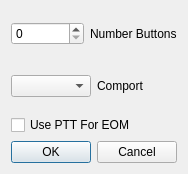
<?xml version="1.0" encoding="UTF-8"?>
<ui version="4.0">
 <class>TxVmSetupDialog</class>
 <widget class="QDialog" name="TxVmSetupDialog">
  <property name="geometry">
   <rect>
    <x>0</x>
    <y>0</y>
    <width>185</width>
    <height>174</height>
   </rect>
  </property>
  <property name="windowTitle">
   <string>Dialog</string>
  </property>
  <layout class="QVBoxLayout" name="verticalLayout_2">
   <item>
    <layout class="QVBoxLayout" name="verticalLayout">
     <item>
      <layout class="QHBoxLayout" name="horizontalLayout">
       <item>
        <widget class="QSpinBox" name="numButtons"/>
       </item>
       <item>
        <widget class="QLabel" name="nunButtonsLbl">
         <property name="text">
          <string>Number Buttons</string>
         </property>
        </widget>
       </item>
      </layout>
     </item>
     <item>
      <layout class="QHBoxLayout" name="horizontalLayout_2">
       <item>
        <widget class="QComboBox" name="comportSel"/>
       </item>
       <item>
        <widget class="QLabel" name="comportLbl">
         <property name="text">
          <string>Comport</string>
         </property>
        </widget>
       </item>
      </layout>
     </item>
     <item>
      <widget class="QCheckBox" name="pttEOMChkBox">
       <property name="text">
        <string>Use PTT For EOM</string>
       </property>
      </widget>
     </item>
    </layout>
   </item>
   <item>
    <widget class="QDialogButtonBox" name="buttonBox">
     <property name="orientation">
      <enum>Qt::Horizontal</enum>
     </property>
     <property name="standardButtons">
      <set>QDialogButtonBox::Cancel|QDialogButtonBox::Ok</set>
     </property>
    </widget>
   </item>
  </layout>
 </widget>
 <resources/>
 <connections>
  <connection>
   <sender>buttonBox</sender>
   <signal>accepted()</signal>
   <receiver>TxVmSetupDialog</receiver>
   <slot>accept()</slot>
   <hints>
    <hint type="sourcelabel">
     <x>248</x>
     <y>254</y>
    </hint>
    <hint type="destinationlabel">
     <x>157</x>
     <y>274</y>
    </hint>
   </hints>
  </connection>
  <connection>
   <sender>buttonBox</sender>
   <signal>rejected()</signal>
   <receiver>TxVmSetupDialog</receiver>
   <slot>reject()</slot>
   <hints>
    <hint type="sourcelabel">
     <x>316</x>
     <y>260</y>
    </hint>
    <hint type="destinationlabel">
     <x>286</x>
     <y>274</y>
    </hint>
   </hints>
  </connection>
 </connections>
</ui>
